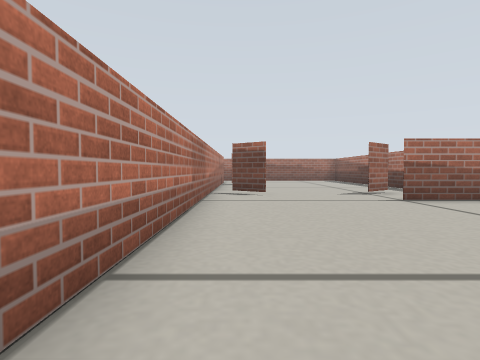
View 1 (above)

21 first-person views from a walk through a Gazebo world. The camera is 0.15 m above the floor, tilts 2° down and sees 80° across. The floor is counted in squares, 0.2 m on a side. Each view is taken from the middle of a square. On the plan, view 1 faces up. The plan holds only what a view shows up to about 10 squares ahead; the rest is blank. Robots are left out.

View 2
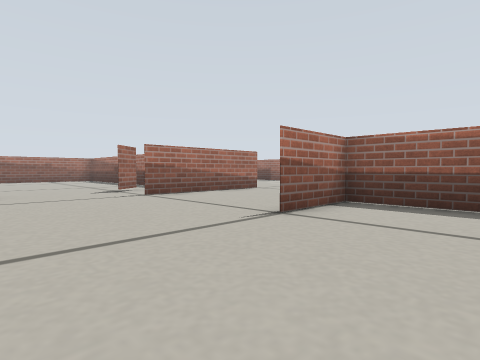

View 3
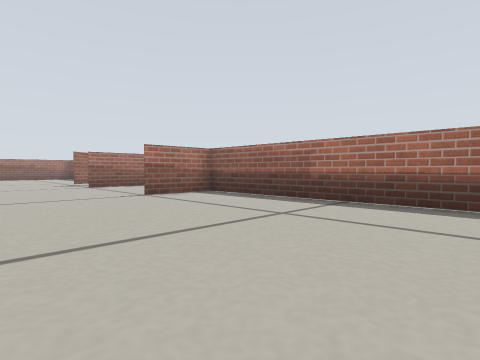

View 4
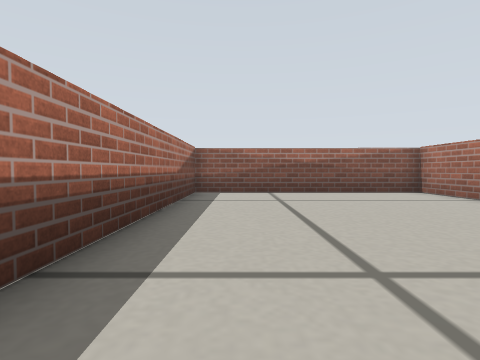

View 5
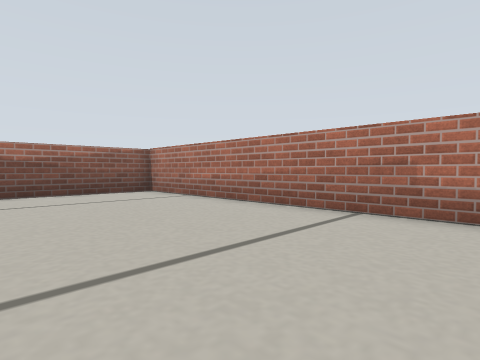

View 6
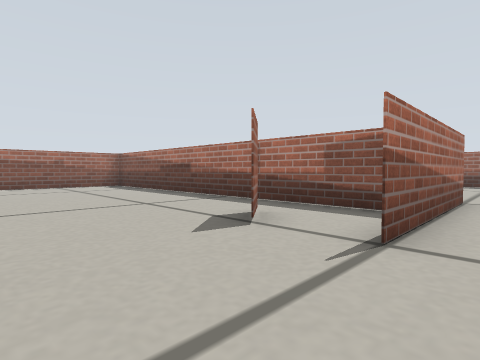

View 7
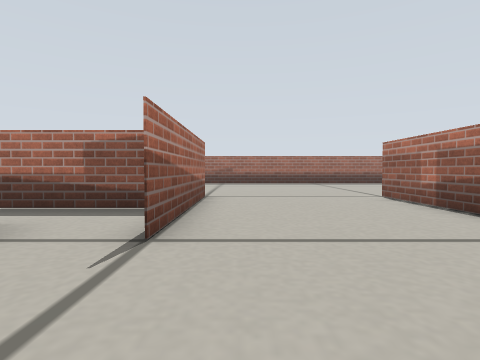

View 8
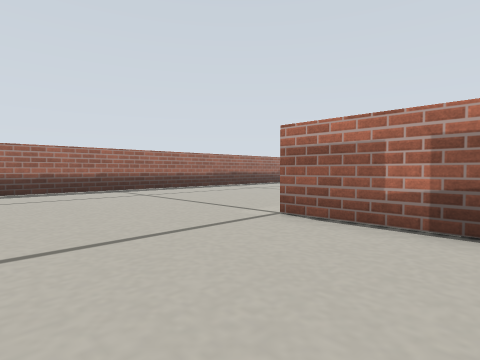

View 9
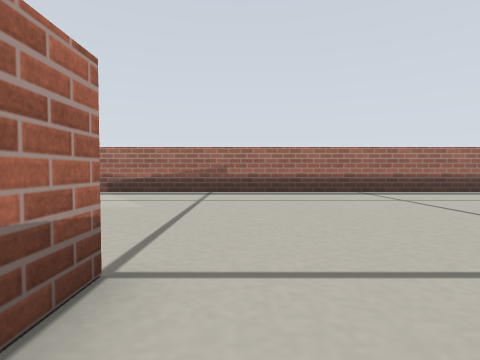

View 10
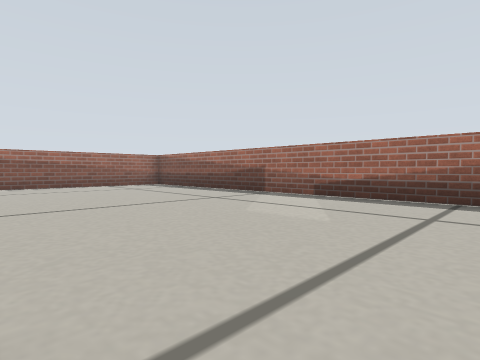

View 11
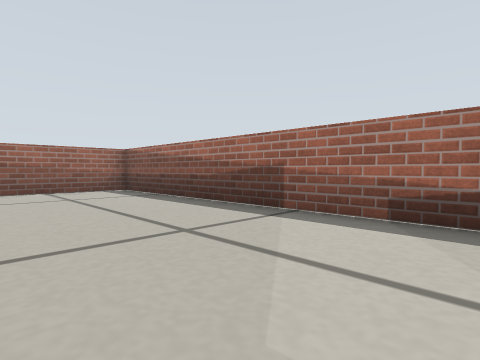

View 12
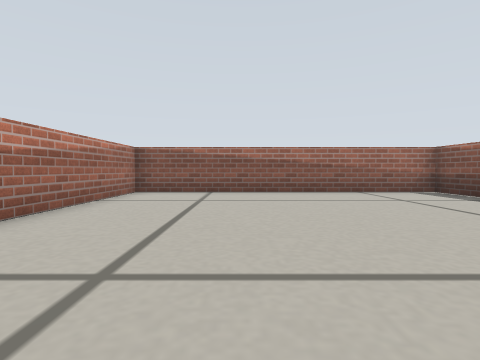

View 13
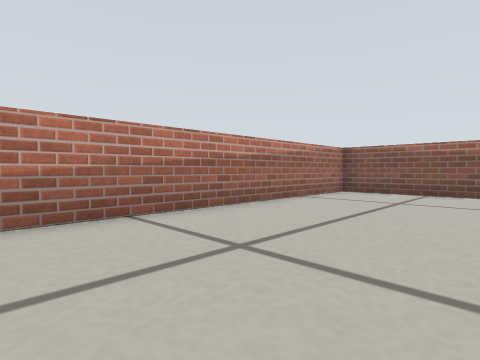

View 14
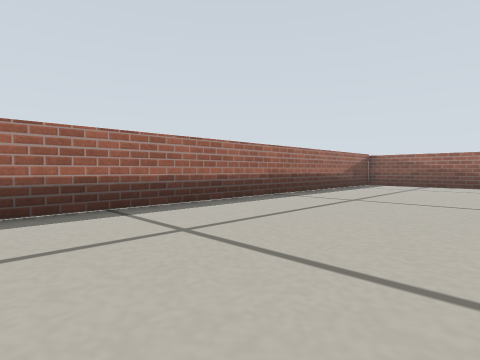

View 15
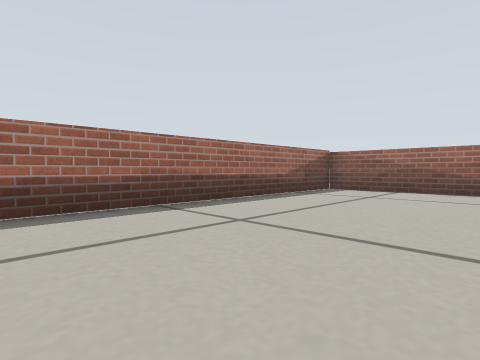

View 16
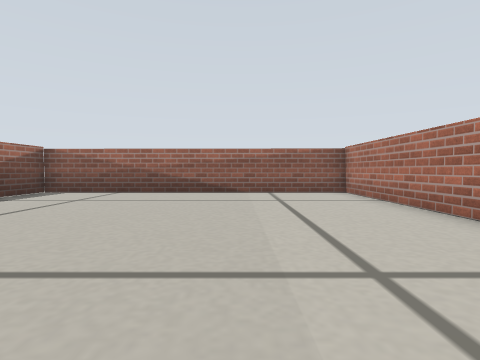

View 17
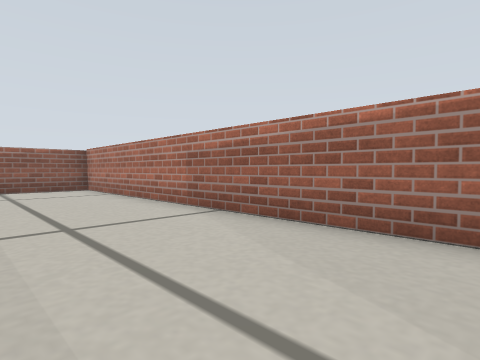

View 18
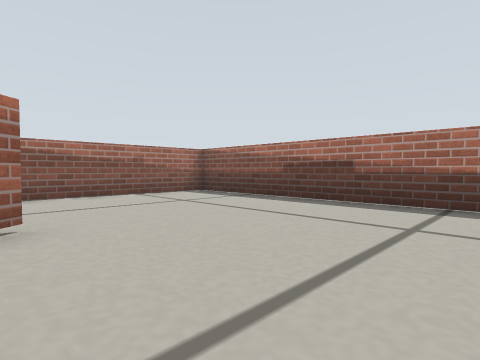

View 19
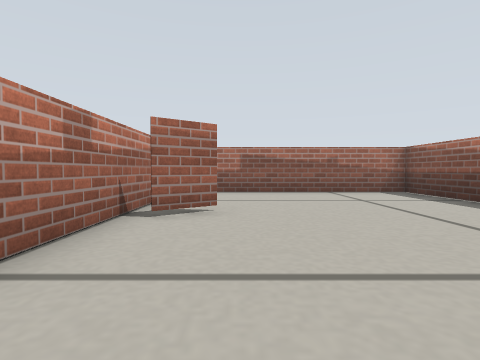

View 20
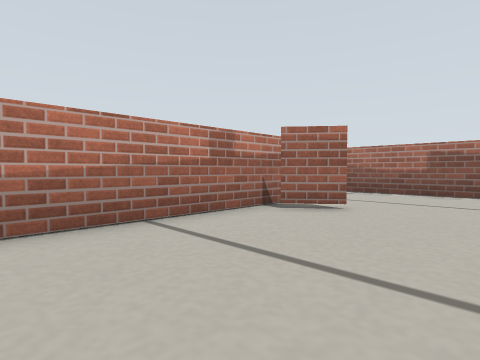

View 21
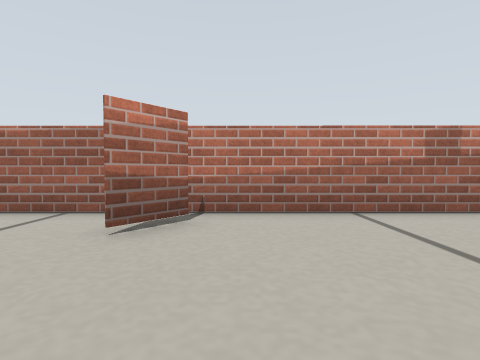

### Floor plan
Points are (right, up) in squares from view 1. A wall is a line through its corners. A room is listed if a view was taken in it or the views show most of it. See-through windows are left out.
Room 1 (views 1, 2, 3, 4, 5)
walls: (-1, -1.4) (-1, -10.5) (6, -10.5); (6.5, -10.6) (6.5, 2) (4, 2)
ways out: opening at (1.5, 2) to room 2
Room 2 (views 6, 7, 8, 9, 10, 11, 12, 13, 14, 15, 16, 17)
walls: (9, 7) (4, 7); (6.5, 0.8) (6.5, -10.6); (5.6, 2) (9, 2); (-1, 7.5) (-1, 1.1); (6.5, 19.5) (6.5, 10.3); (6, -10.5) (16.5, -10.5) (16.5, 19.5) (6.1, 19.5)
ways out: opening at (1.5, 2) to room 1; opening at (1.5, 7) to room 4
Room 3 (views 18, 19, 20, 21)
walls: (0.7, 15.4) (-0.4, 14.5); (-1, 16.4) (-1, 9); (-0.3, 9.3) (0.8, 8.4); (6.1, 19.5) (-0.4, 19.5); (6.5, 7.8) (6.5, 19.5)
ways out: opening at (2, 9) to room 4; gap at (5, 9) to room 4; opening at (-1, 18.5)
Room 4 (no view inside)
walls: (0.8, 8.4) (-0.3, 9.2); (-1, 9) (-1, 7.5); (4.9, 9.5) (3.9, 8.6)
ways out: opening at (1.5, 7) to room 2; opening at (2, 9) to room 3; gap at (5, 9) to room 3

Positions as (right, up) in squares from view 1, and headings:
1: (0, 0), facing up
2: (0, -1), facing up-right
3: (0, -6), facing up-right
4: (5, -1), facing down
5: (4, -1), facing down-left
6: (1, 6), facing up-right
7: (1, 6), facing right
8: (6, 6), facing down-right
9: (7, 6), facing right
10: (9, 6), facing up-right
11: (12, 9), facing up-right
12: (10, 10), facing up
13: (11, 10), facing up-left
14: (11, 4), facing down-right
15: (11, 0), facing down-right
16: (10, -1), facing down
17: (10, 1), facing down-left
18: (0, 11), facing up-right
19: (1, 10), facing up
20: (3, 10), facing up-left
21: (4, 10), facing left
